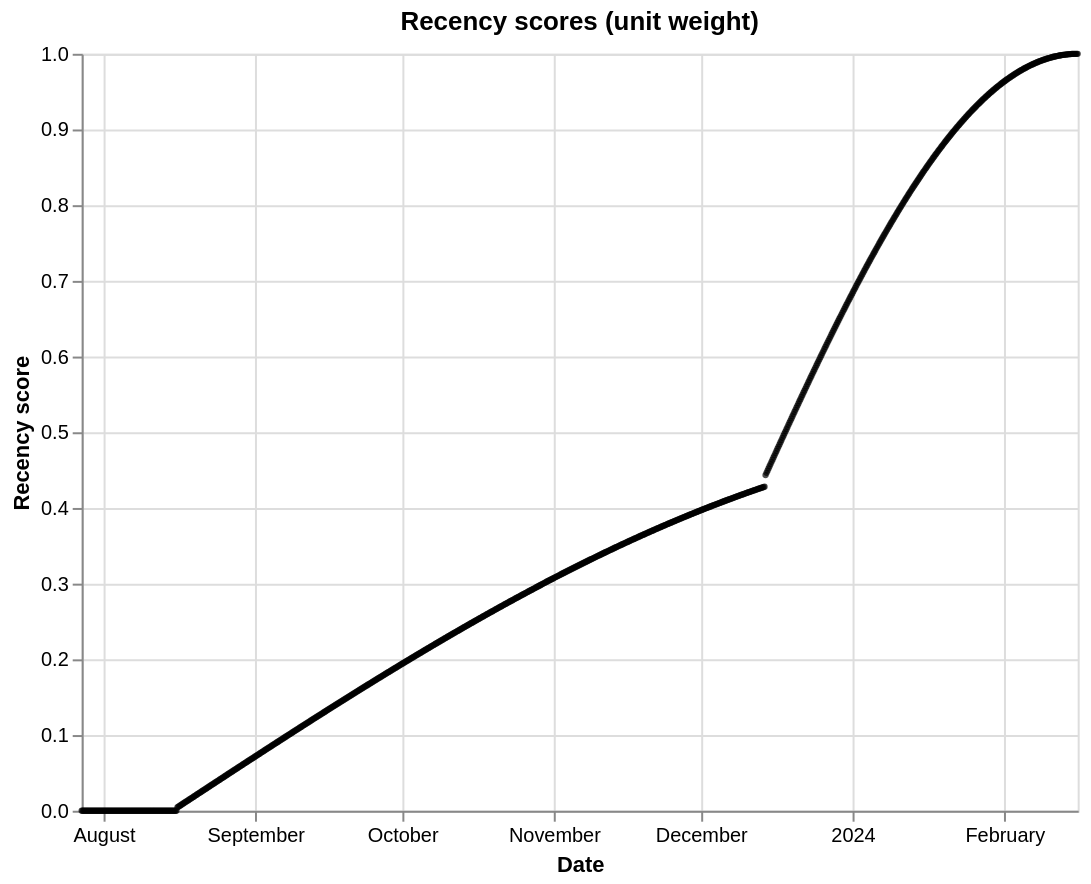

Notebook source saved alongside this figure:
### Code cell
# this plot helps us understanding our recency scores
recency_plotter = sl.RecencyPlotter(recency_space, context_data=EXECUTOR_DATA)
recency_plotter.plot_recency_curve()

### Figure 1 — Vega-Lite specification as saved in the notebook (floating-point values rounded to 4 significant figures; data arrays with more than 128 entries replaced by an {"elided": "..."} marker saying what was removed)
{"$schema": "https://vega.github.io/schema/vega-lite/v5.16.3.json", "config": {"view": {"continuousHeight": 300, "continuousWidth": 300}}, "data": {"name": "data-34c96eaafd54102115e50ae81ca6113d"}, "datasets": {"data-34c96eaafd54102115e50ae81ca6113d": {"elided": "1000 records"}}, "encoding": {"tooltip": [{"field": "date", "type": "temporal"}], "x": {"field": "date", "title": "Date", "type": "temporal"}, "y": {"field": "score", "title": "Recency score", "type": "quantitative"}}, "height": 380, "mark": {"color": "black", "filled": true, "size": 10, "type": "point"}, "title": "Recency scores (unit weight)", "width": 500}
